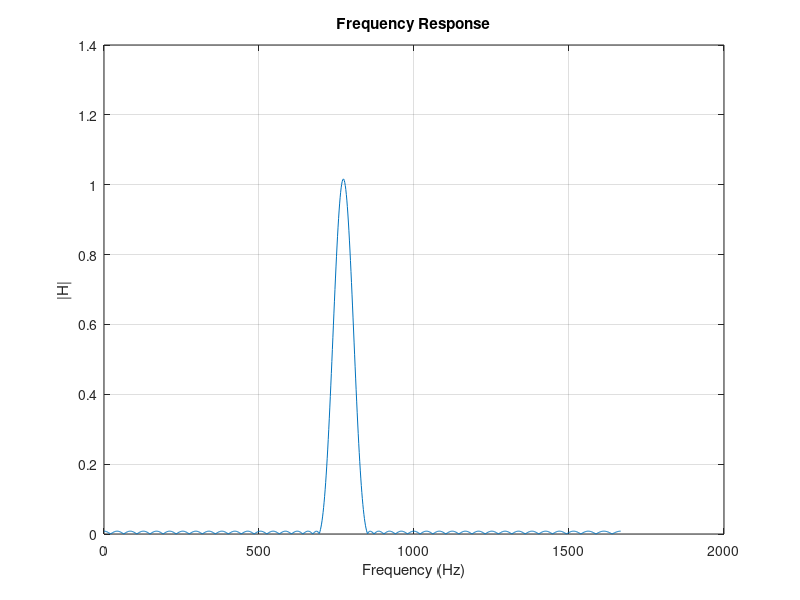

MATLAB code to generate this figure: (Note: this script raises an error after producing the figure.)
%% A
Ts = 0.3e-3;
fs = 1 / Ts;

fc = 770;
df = 6;
freq = [697, fc - df, fc + df, 852];

dp = 0.02;
ds = 0.01;

c = firpmord(freq, [0, 1, 0], [ds, dp, ds], fs, 'cell');
mPredicted = c{1};
mActual = mPredicted - 11;

%% B
bb = firpm(mActual, c{2 : end});

%% C
ww = 0 : pi / 1000 : pi;
HH = freqz(bb, 1, ww);

ff = linspace(0, 1 / 2 * fs, length(ww));

plot(ff, abs(HH));
xlabel('Frequency (Hz)');
ylabel('|H|');
title('Frequency Response');
grid on;

%% D
dial = DTMFdial('159D*286A', fs);

figure;
plotspec(dial, fs, 256);
xlabel('Time (s)');
ylabel('Frequency (Hz)');
title('Before Filter #2');

filtered = conv(dial, bb);

figure;
plotspec(filtered, fs, 256);
xlabel('Time (s)');
ylabel('Frequency (Hz)');
title('After Filter #2');